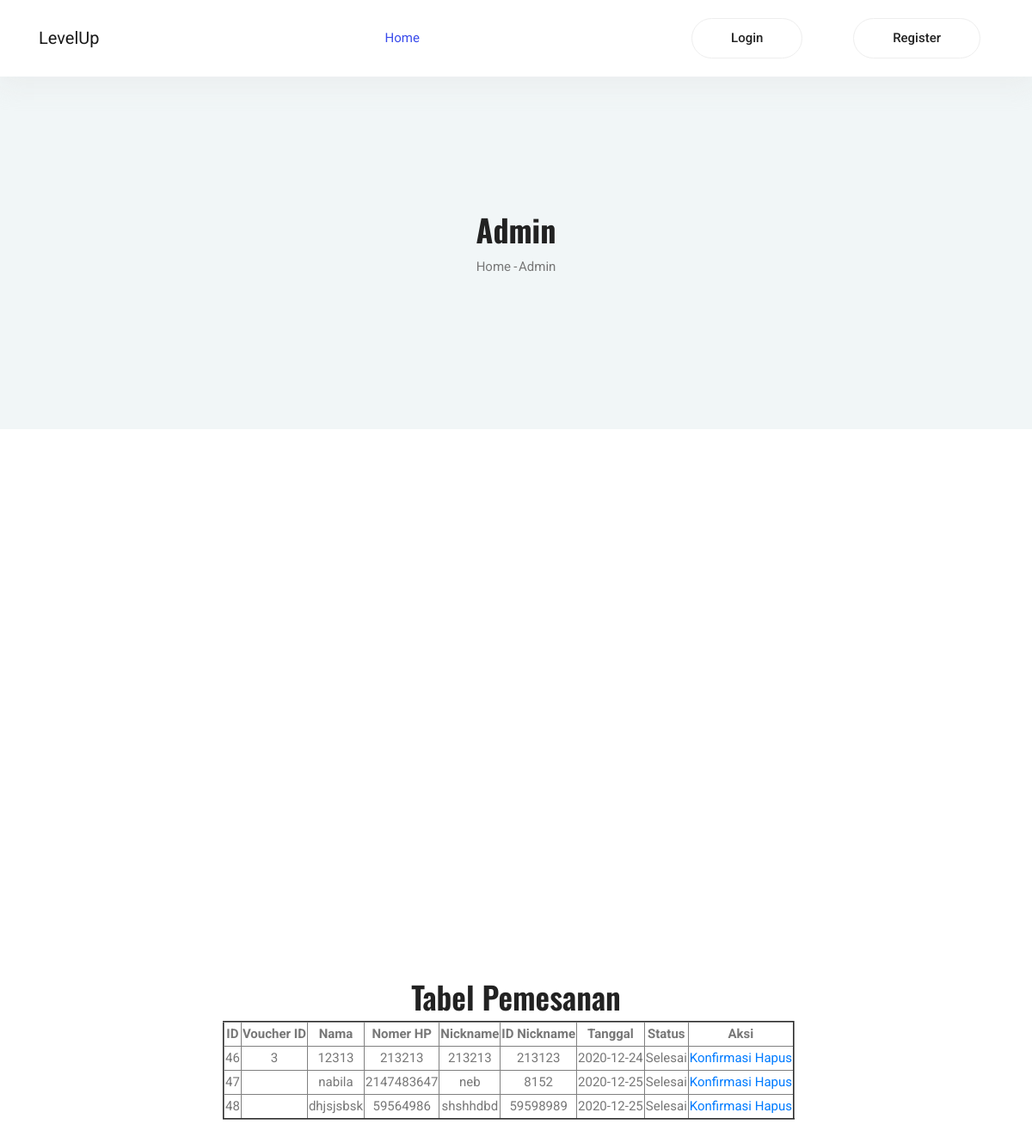
The app's page /admin.php with its own data.
### tables this page shows
CREATE TABLE `transaksi` (
  `id` int(10) NOT NULL,
  `jenisvoucher` varchar(100) NOT NULL,
  `nama` varchar(20) NOT NULL,
  `nomerhp` int(15) NOT NULL,
  `nickname` varchar(20) NOT NULL,
  `idnickname` int(20) NOT NULL,
  `status` varchar(50) NOT NULL DEFAULT 'On - Proses',
  `tanggal` date NOT NULL DEFAULT current_timestamp()
);

### admin.php (the view, shortened to what this page needs)
<!DOCTYPE html>
<html lang="en">
<head>
	<link rel="stylesheet" href="vendors/bootstrap/bootstrap.min.css">
	<link rel="stylesheet" href="vendors/fontawesome/css/all.min.css">
	<link rel="stylesheet" href="vendors/themify-icons/themify-icons.css">
	<link rel="stylesheet" href="vendors/linericon/style.css">
	<link rel="stylesheet" href="vendors/owl-carousel/owl.theme.default.min.css">
	<link rel="stylesheet" href="vendors/owl-carousel/owl.carousel.min.css">
	<link rel="stylesheet" href="css/style.css">
</head>
<body>
	<header class="header_area">
		<div class="main_menu">
			<nav class="navbar navbar-expand-lg navbar-light">
				<div class="container">
					<a class="navbar-brand logo_h" href="index.php">LevelUp</a>
					<?php
					if (isset($_SESSION['email'])) { ?>
						<div class="collapse navbar-collapse offset" id="navbarSupportedContent">
							<ul class="nav navbar-nav menu_nav ml-auto mr-auto">
								<li class="nav-item active"><a class="nav-link" href="index.php">Home</a></li>
								<li class="nav-item"><a class="nav-link" href="admin.php">Admin</a></li>
							</ul>
							<ul class="nav-shop">
								<li class="nav-item"><a class="button button-header" href="logout.php">Logout</a></li>
							</ul>
						<?php
					} else {
						?>
							<div class="collapse navbar-collapse offset" id="navbarSupportedContent">
								<ul class="nav navbar-nav menu_nav ml-auto mr-auto">
									<li class="nav-item active"><a class="nav-link" href="index.php">Home</a></li>
								</ul>
								<ul class="nav-shop">
									<li class="nav-item"><a class="button button-header" href="login.php">Login</a></li>
									<li class="nav-item"><a class="button button-header" href="register.php">Register</a></li>
								</ul>
							<?php
						}
							?>
							</div>
						</div>
				</div>
	</header>
	<section class="blog-banner-area" id="contact">
		<div class="container h-100">
			<div class="blog-banner">
				<div class="text-center">
					<h1>Admin</h1>
					<nav aria-label="breadcrumb" class="banner-breadcrumb">
						<ol class="breadcrumb">
							<li class="breadcrumb-item"><a href="#">Home</a></li>
							<li class="breadcrumb-item active" aria-current="page">Admin</li>
						</ol>
					</nav>
				</div>
			</div>
		</div>
	</section>
	<div id="garis" style="min-width: 310px; height: 400px; margin: 0 auto"></div>
	<div class="project_section_2 layout_padding">
	<div class="section-header text-center section-margin calc-10px">
		<div class="container">
			<div class="row ">
				<div class="col-lg-12 col-sm-6">
					<div class="row justify-content-center">
						<div class="col-lg-8 col-sm-6">
							<div class="box_main active">
								<h2 class="accounting_text">Tabel Pemesanan</h2>
								<table border="2" class="ml-4">
									<tr>
										<th>ID</th>
										<th>Voucher ID</th>
										<th>Nama</th>
										<th>Nomer HP</th>
										<th>Nickname</th>
										<th>ID Nickname</th>
										<th>Tanggal</th>
										<th>Status</th>
										<th>Aksi</th>
									</tr>
									<?php
									include 'config.php';
									$data = mysqli_query($mysqli, "select * from transaksi");
									while ($d = mysqli_fetch_array($data)) {
									?>
										<tr>
											<td><?php echo $d['id']; ?></td>
											<td><?php echo $d['jenisvoucher']; ?></td>
											<td><?php echo $d['nama']; ?></td>
											<td><?php echo $d['nomerhp']; ?></td>
											<td><?php echo $d['nickname']; ?></td>
											<td><?php echo $d['idnickname']; ?></td>
											<td><?php echo $d['tanggal']; ?></td>
											<td><?php echo $d['status']; ?></td>
											<td>
												<a href="update.php?id=<?php echo $d['id']; ?>">Konfirmasi</a>
												<a href="hapus.php?id=<?php echo $d['id']; ?>">Hapus</a>
											</td>
										</tr>
									<?php
									}
									?>
								</table>
							</div>
						</div>
					</div>
				</div>
				</div>
			</div>
		</div>
	</div>
</body>
</html>

### records on screen
transaksi: id "46", jenisvoucher "3", nama "12313", nomerhp "213213", nickname "213213", idnickname "213123", tanggal "2020-12-24", status "Selesai"
transaksi: id "47", nama "nabila", nomerhp "2147483647", nickname "neb", idnickname "8152", tanggal "2020-12-25", status "Selesai"
transaksi: id "48", nama "dhjsjsbsk", nomerhp "59564986", nickname "shshhdbd", idnickname "59598989", tanggal "2020-12-25", status "Selesai"
